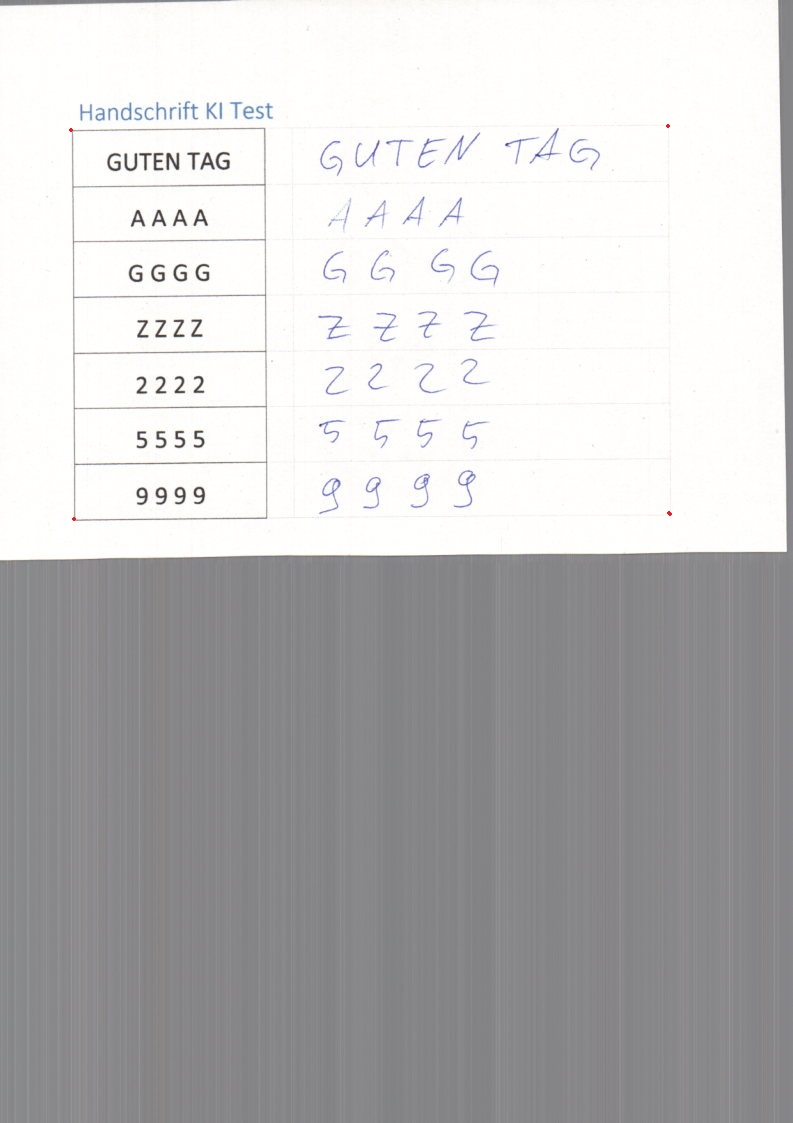
#> input picture Documensts7/img001.jpg, 793 x 1123 px
$ python testImage.py ../Documensts7/img001.jpg 5 5
#> lines starting #> are read from the running program, lines starting #| are printed output that depends on the picture; after the words box and inside, x2 and y2 are one past the last pixel; in counts of white or black regions, pixels touching at a corner belong together
import cv2
import numpy as np
import matplotlib.pyplot as plt
from sys import argv


"""read img src, thres min, blurs ize from commandline arguments"""
img = cv2.imread(argv[1])
#> img is the input picture: shape (1123, 793, 3); mean B, G, R 191.5, 191.1, 191.7
t = int(argv[2])
b = int(argv[3])

img = cv2.cvtColor(img, cv2.COLOR_BGR2GRAY)
#> img: shape (1123, 793)
img = cv2.bitwise_not(img)
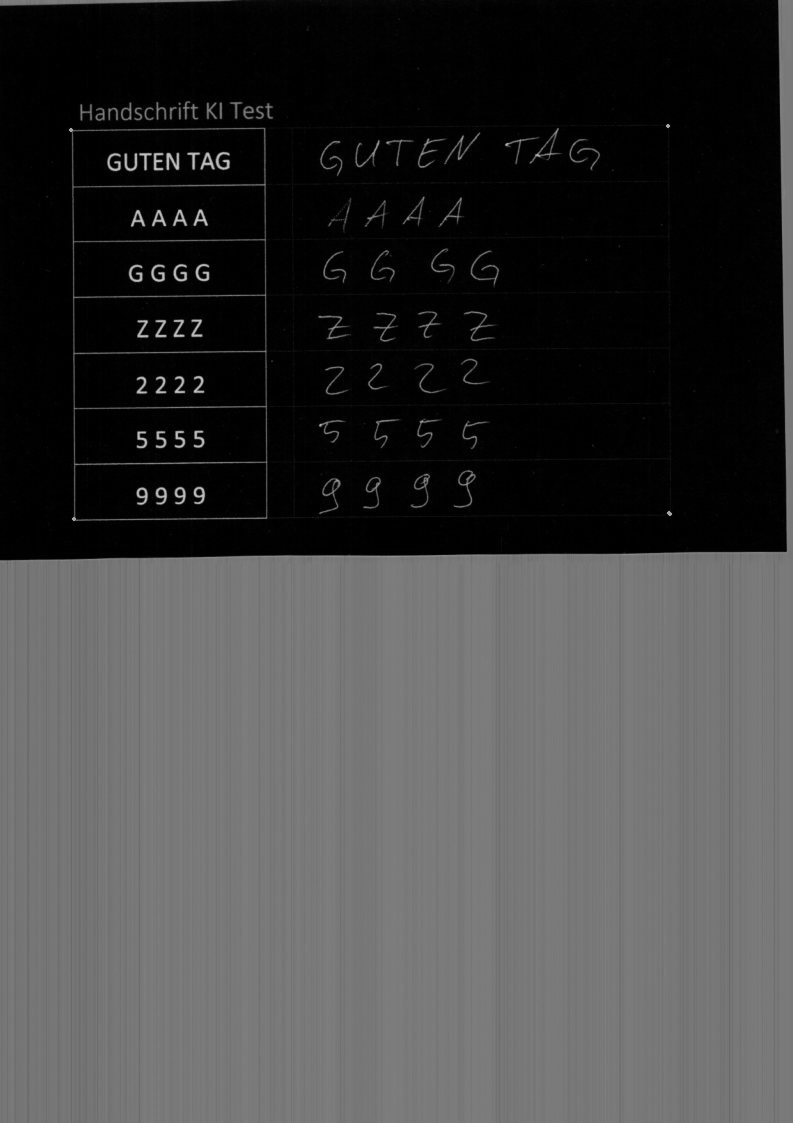
#> img: shape (1123, 793); min 0, max 208, mean 63.7
plt.imshow(img)
plt.title("src")
plt.show()
tresh = cv2.threshold(img, t, 255, cv2.THRESH_BINARY)[1]
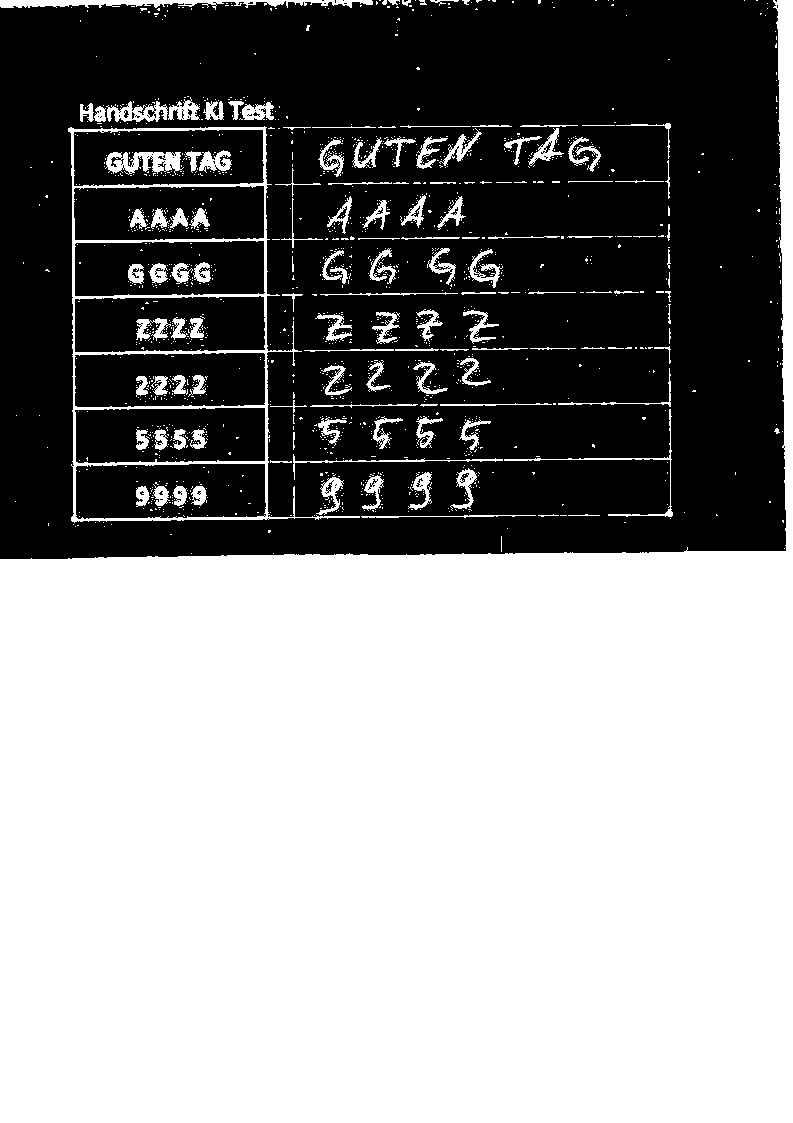
#> tresh: shape (1123, 793); 55.3% white; 79 black regions (61 under 20 px), largest, box (x1, y1, x2, y2) and area: (0, 0, 786, 559) 335105, (75, 296, 265, 352) 9155, (75, 408, 265, 463) 9127
plt.imshow(tresh)
plt.title("none")
plt.show()
blur = cv2.blur(img, (int(b/2+1), int(b/2+1)))
blur = cv2.threshold(blur, t, 255, cv2.THRESH_BINARY)[1]
#> blur: shape (1123, 793); 55.9% white; 58 black regions (46 under 20 px), largest, box (x1, y1, x2, y2) and area: (0, 0, 785, 559) 333335, (76, 297, 264, 351) 8784, (76, 409, 265, 462) 8727
plt.imshow(blur)
plt.title("blur")
plt.show()
gausin = cv2.GaussianBlur(img, (b, b), 0)
gausin = cv2.threshold(gausin, t, 255, cv2.THRESH_BINARY)[1]
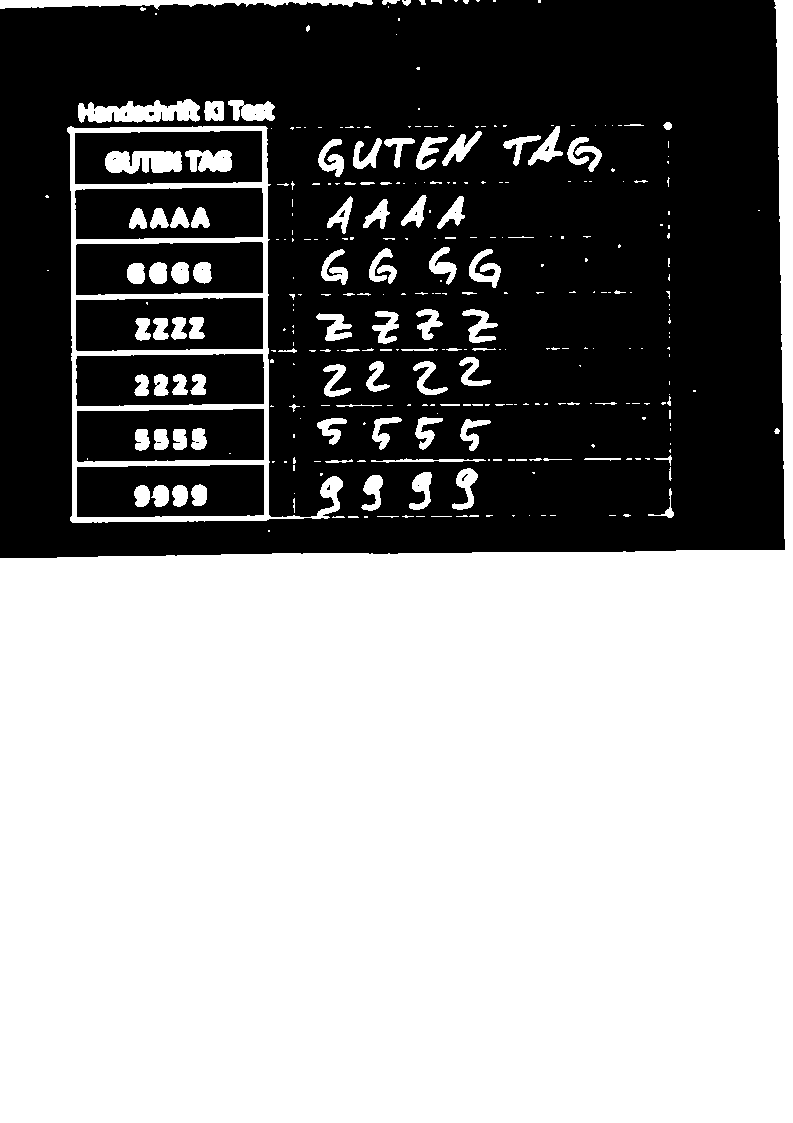
#> gausin: shape (1123, 793); 56.4% white; 30 black regions (21 under 20 px), largest, box (x1, y1, x2, y2) and area: (0, 0, 785, 558) 331068, (76, 298, 263, 351) 8419, (77, 409, 264, 462) 8337
plt.imshow(gausin)
plt.title("gausin")
plt.show()
median = cv2.medianBlur(img, ksize=int(b/2+1))
median = cv2.threshold(median, t, 255, cv2.THRESH_BINARY)[1]
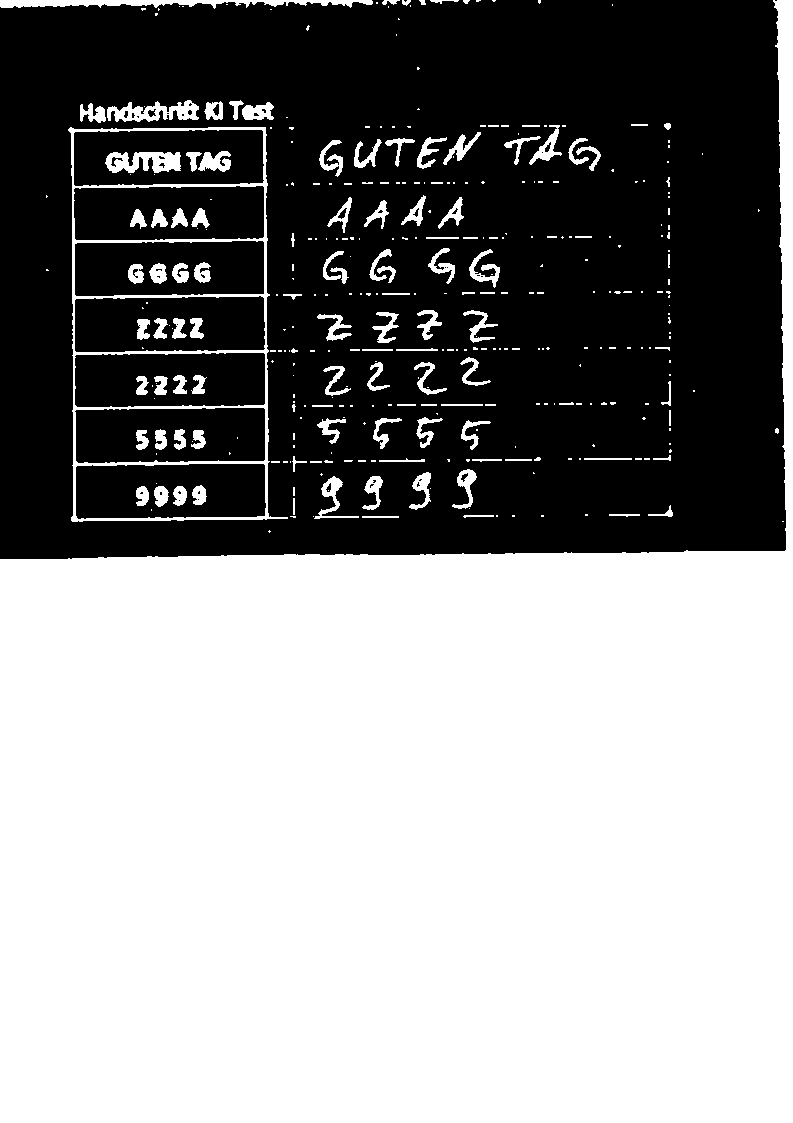
#> median: shape (1123, 793); 54.8% white; 51 black regions (33 under 20 px), largest, box (x1, y1, x2, y2) and area: (0, 0, 786, 559) 338752, (75, 296, 265, 352) 9273, (75, 408, 265, 463) 9230
plt.imshow(median)
plt.title("median")
plt.show()

$ run again, on Documensts7/img003.jpg
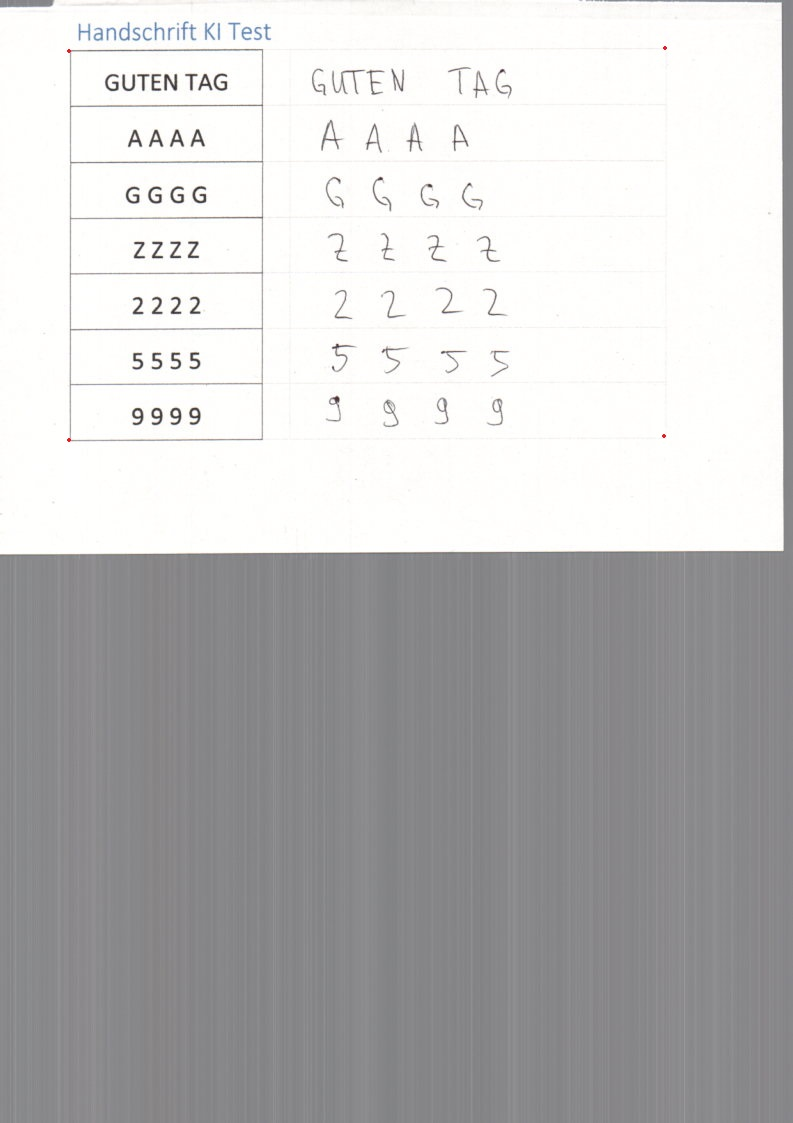
#> input picture Documensts7/img003.jpg, 793 x 1123 px
#> img is the input picture: shape (1123, 793, 3); mean B, G, R 191.7, 191.5, 191.8
#> `tresh = cv2.threshold(img, t, 255, cv2.THRESH_BINARY)[1]`:
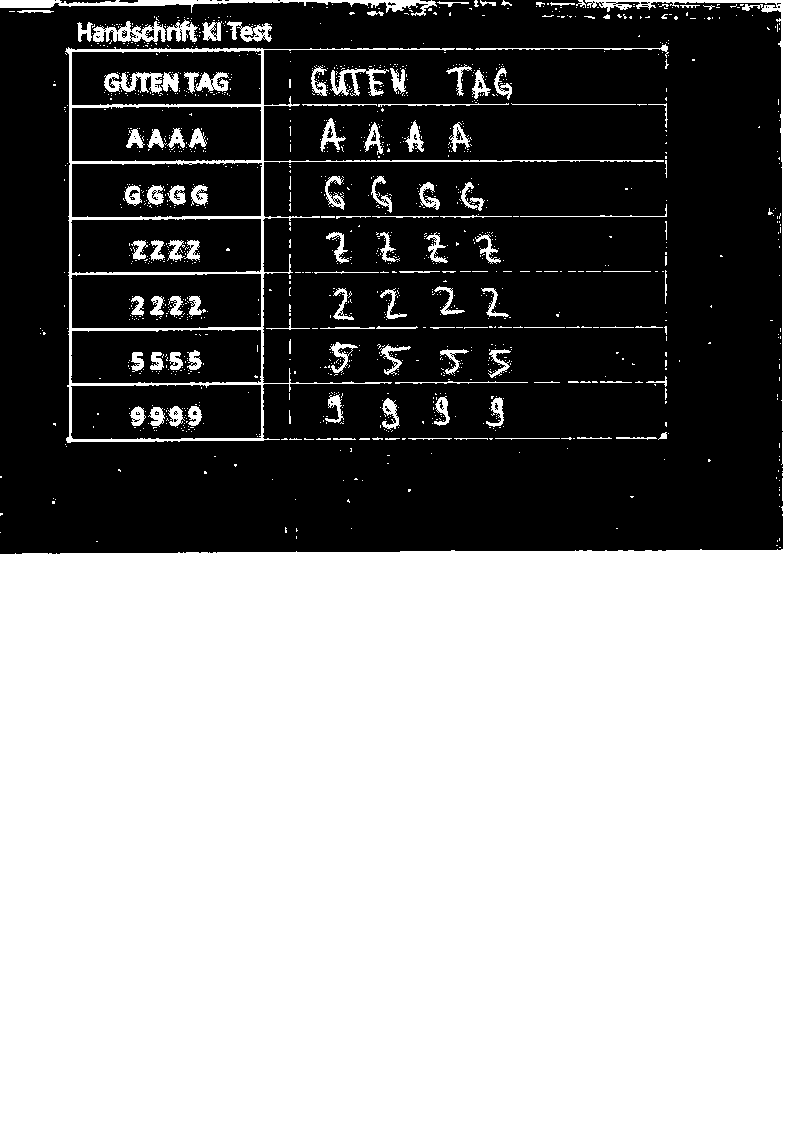
#> tresh: shape (1123, 793); 55.3% white; 63 black regions (45 under 20 px), largest, box (x1, y1, x2, y2) and area: (0, 0, 783, 554) 334632, (72, 107, 261, 161) 9278, (71, 274, 261, 328) 9261
#> `median = cv2.threshold(median, t, 255, cv2.THRESH_BINARY)[1]`:
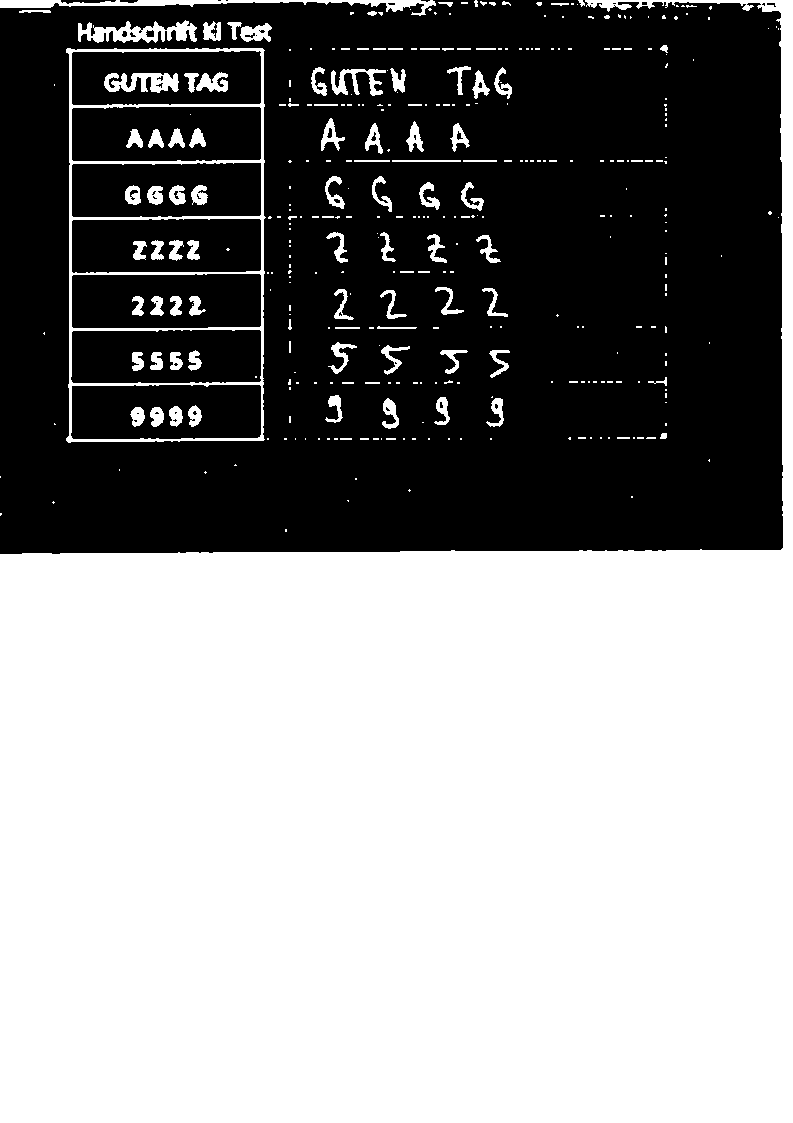
#> median: shape (1123, 793); 54.8% white; 51 black regions (33 under 20 px), largest, box (x1, y1, x2, y2) and area: (0, 0, 783, 554) 338229, (72, 107, 261, 161) 9349, (72, 274, 261, 328) 9332

$ run again, on Documensts7/img004.jpg
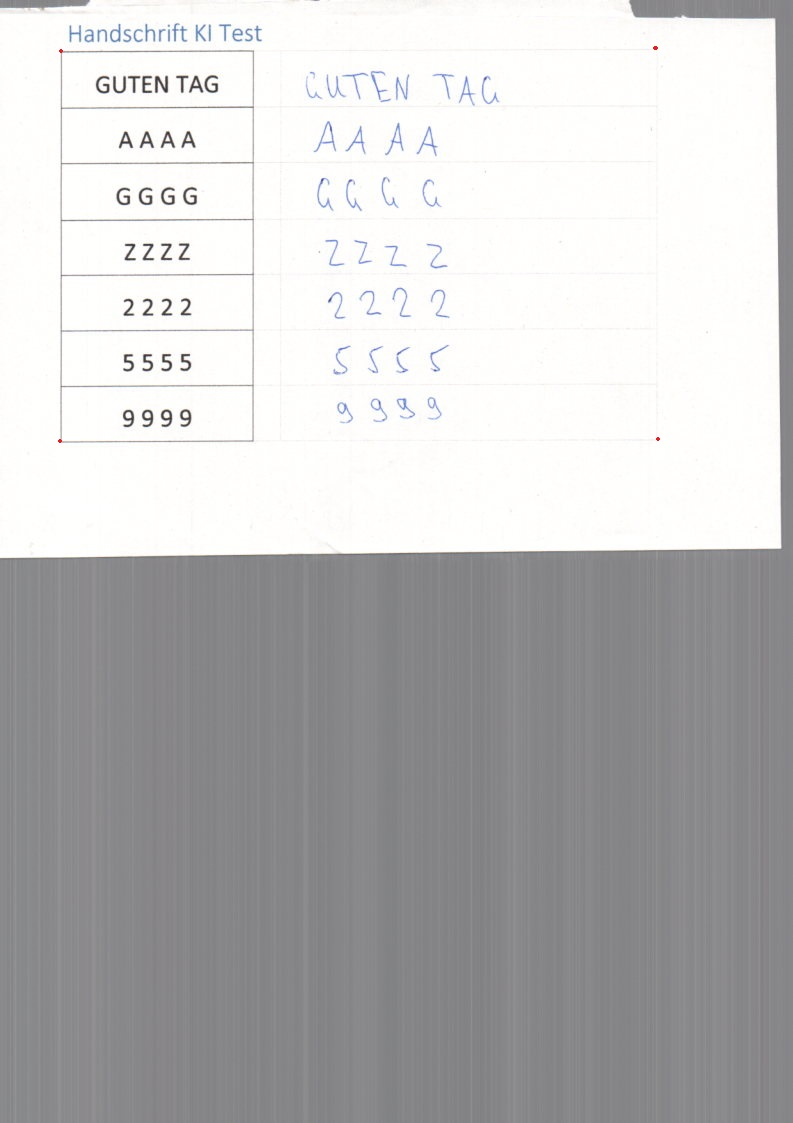
#> input picture Documensts7/img004.jpg, 793 x 1123 px
#> img is the input picture: shape (1123, 793, 3); mean B, G, R 190.9, 190.5, 190.8
#> `tresh = cv2.threshold(img, t, 255, cv2.THRESH_BINARY)[1]`:
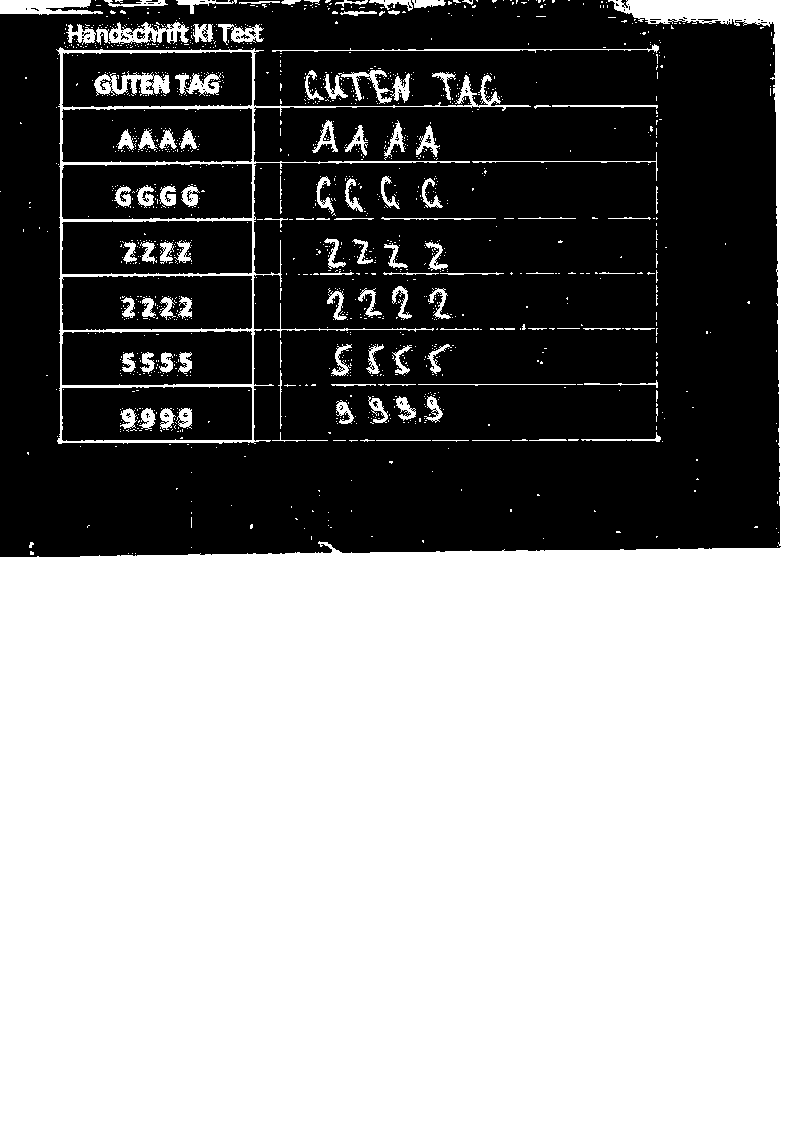
#> tresh: shape (1123, 793); 55.7% white; 94 black regions (74 under 20 px), largest, box (x1, y1, x2, y2) and area: (0, 0, 781, 557) 330297, (62, 164, 252, 219) 9253, (62, 276, 252, 330) 9242
#> `median = cv2.threshold(median, t, 255, cv2.THRESH_BINARY)[1]`:
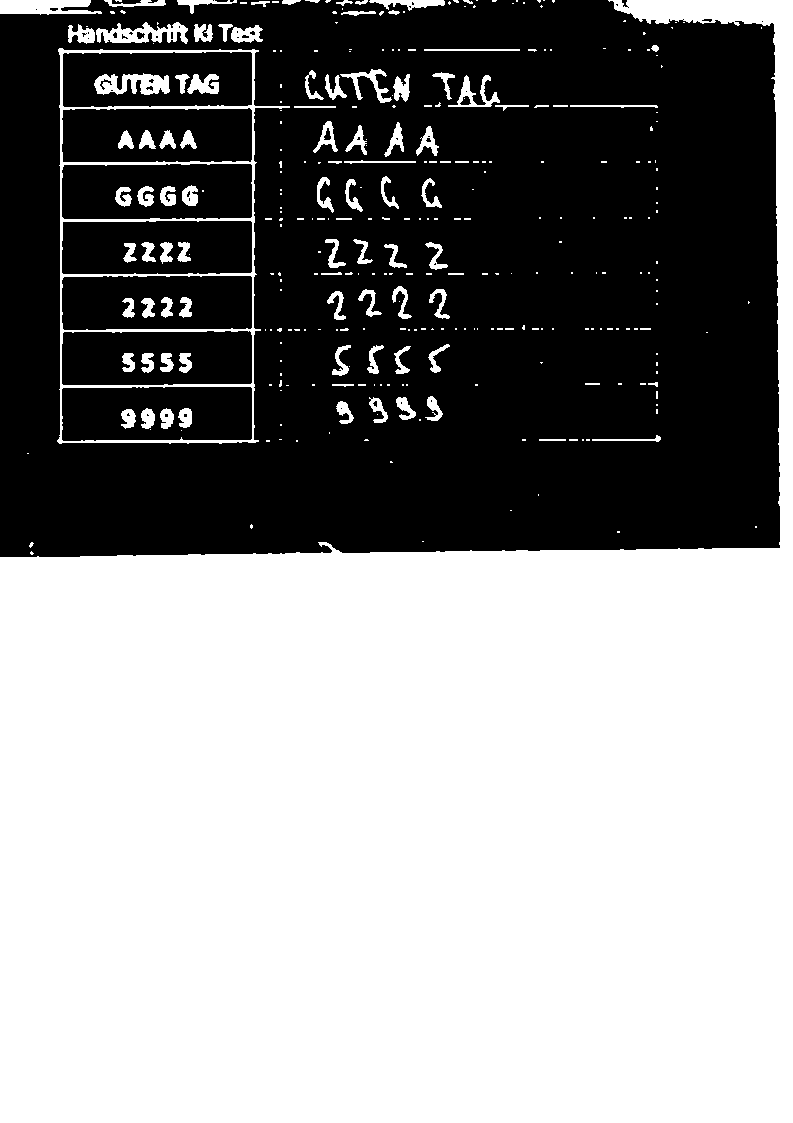
#> median: shape (1123, 793); 55.3% white; 57 black regions (39 under 20 px), largest, box (x1, y1, x2, y2) and area: (0, 0, 780, 557) 333955, (62, 276, 252, 330) 9339, (62, 164, 252, 219) 9293
